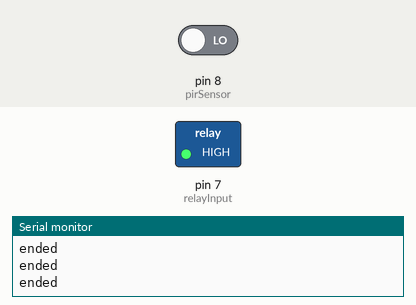
Simulated run of this sketch. Board: Arduino Uno, built with avr-gcc and run on an emulated ATmega328P. On the bench: switched loads named in the sketch (green lamp = pin HIGH), the last lines printed to the serial monitor. The test bench sets the inputs (shaded band); at power-on: pin 8 (pirSensor) LOW.

Above: at 1.2 s.
1.3 s: pin 8 (pirSensor) driven HIGH
At 1.7 s:
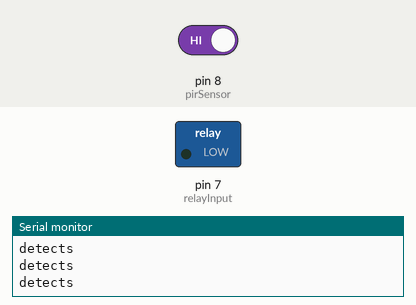
2.8 s: pin 8 (pirSensor) driven LOW
At 4.1 s:
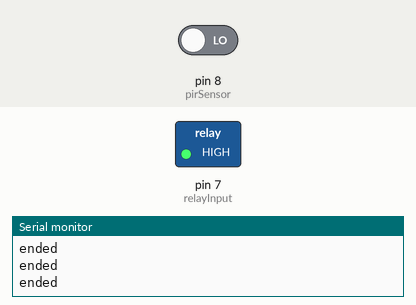
Timing chart, 0 to 5.8 s (numbered marks = the images above; inputs shaded):
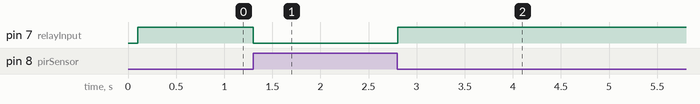

Measured:
- after the input at 1.3 s, pin 7 (relayInput): HIGH → LOW at once
- after the input at 2.8 s, pin 7 (relayInput): LOW → HIGH at once

The sketch:

relayinput_.ino
```cpp
int pirSensor = 8;
int relayInput = 7;
int count = 0;
void setup() {
  pinMode(pirSensor, INPUT);
  pinMode(relayInput, OUTPUT);
  Serial.begin(9600);
}
void loop() {
  delay(100);
  int sensorValue = digitalRead(pirSensor);
  if (sensorValue == 1) {
    Serial.println("detects");
    digitalWrite(relayInput,LOW); // The Relay Input works Inversly
  }else{
    Serial.println("ended");
    digitalWrite(relayInput,HIGH); // The Relay Input works Inversly
  }
}
```
